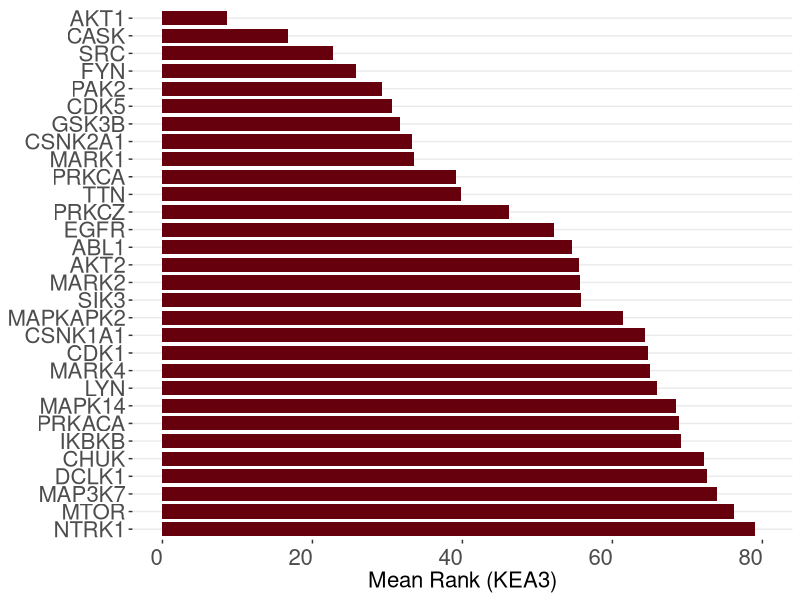
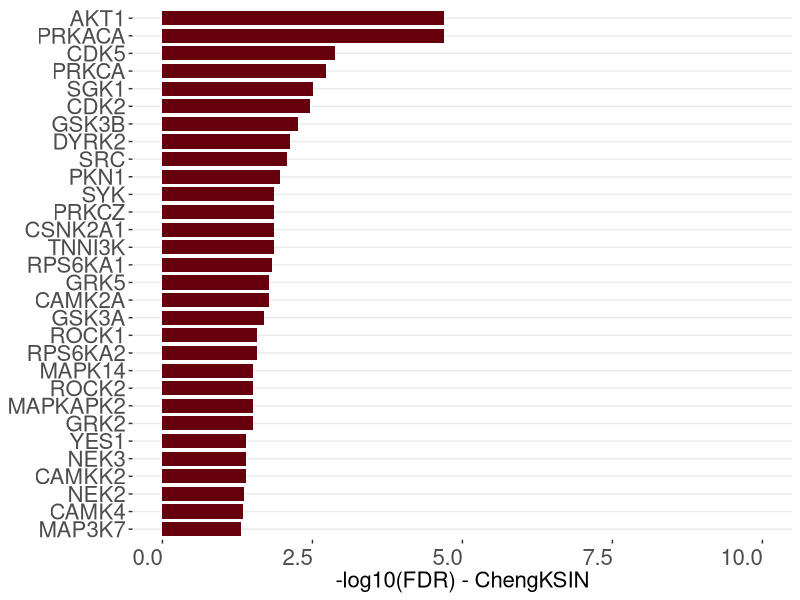
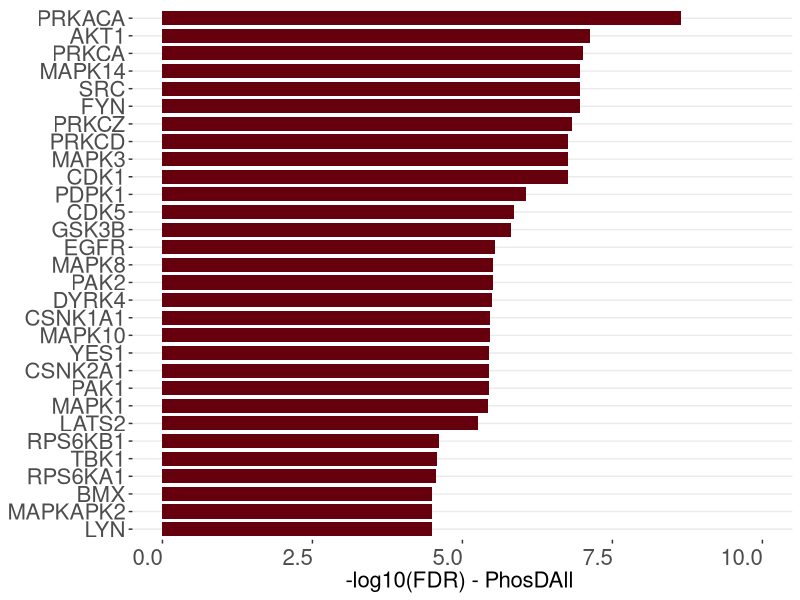
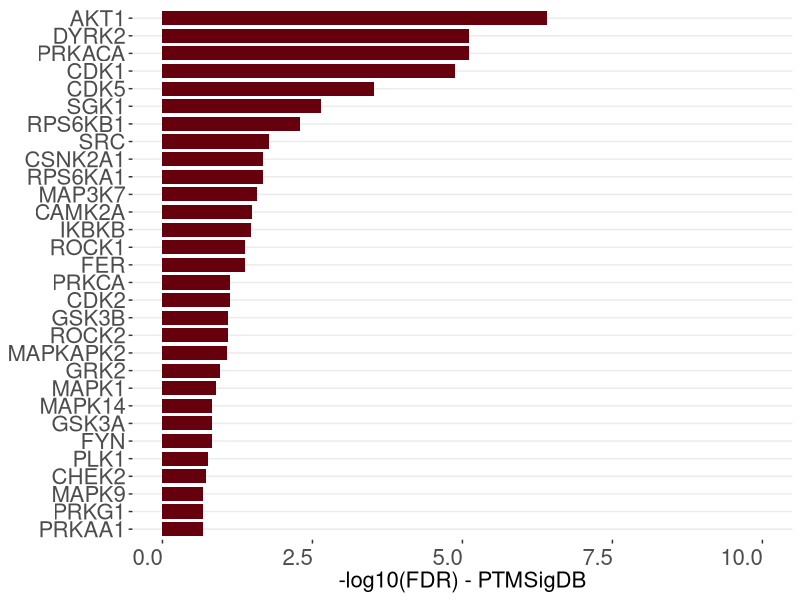

Write R code to recreate these figures, in order. (Note: this script raises an error after producing the figures.)
rm(list = ls())
library(dplyr)
library(tidyr)
library(ggplot2)
library(forcats)


mean_kea_up    <- readxl::read_xlsx("data/Supplementary Table_KEA_up.xlsx",sheet = 2)

mean_kea_up$Protein <- gsub("\\*","",mean_kea_up$Protein) 

p1 <- ggplot(mean_kea_up[30:1,], aes( fct_inorder(Protein), `Mean rank`)) +
    geom_bar(stat = "identity",position = "dodge", width = 0.8, fill = "#67000d") +
    labs(y = "Mean Rank (KEA3)",x = "") + ylim(c(0,80))+
    theme_bw() +
    # scale_fill_gradient(low = "#fb6a4a" ,high = "#67000d")+
    coord_flip()+ 
    theme(panel.grid.major.x =  element_blank(),
          panel.grid.minor.x =  element_blank(),
          panel.border = element_rect(colour = "grey80", fill=NA, size=0),
          axis.title.x = element_text(size = 16),# element_text(size = 20, angle = 0,vjust = 0.5, hjust = 0.5, face = "bold"),
          axis.title.y = element_blank(),
          axis.text.x = element_text(size = 16,angle = 0,vjust = 0.5, hjust = 1),
          axis.text.y = element_text(size = 16,angle = 0,vjust = 0.5, hjust = 1),
          legend.position = "none")
    

Cheng_kea_up    <- readxl::read_xlsx("data/Supplementary Table_KEA_up.xlsx",sheet = 3)

Cheng_kea_up$Protein <- gsub("\\*","",Cheng_kea_up$Protein) 

p2 <- ggplot(Cheng_kea_up[30:1,], aes( fct_inorder(Protein), -log10(FDR), fill = "#67000d" )) +
    geom_bar(stat = "identity",position = "dodge", width = 0.8,fill = "#67000d") +
    labs(y = "-log10(FDR) - ChengKSIN",x = "") + ylim(c(0,10))+
    theme_bw() +
    # scale_fill_gradient(low = "#fb6a4a" ,high = "#67000d")+
    coord_flip()+ 
    theme(panel.grid.major.x =  element_blank(),
          panel.grid.minor.x =  element_blank(),
          panel.border = element_rect(colour = "grey80", fill=NA, size=0),
          axis.title.x = element_text(size = 16),# element_text(size = 20, angle = 0,vjust = 0.5, hjust = 0.5, face = "bold"),
          axis.title.y = element_blank(),
          axis.text.x = element_text(size = 16,angle = 0,vjust = 0.5, hjust = 1),
          axis.text.y = element_text(size = 16,angle = 0,vjust = 0.5, hjust = 1),
          legend.position = "none")




PhospD_kea_up    <- readxl::read_xlsx("data/Supplementary Table_KEA_up.xlsx",sheet = 4)

PhospD_kea_up$Protein <- gsub("\\*","",PhospD_kea_up$Protein) 

p3 <- ggplot(PhospD_kea_up[30:1,], aes( fct_inorder(Protein), -log10(FDR), fill = "#67000d" )) +
    geom_bar(stat = "identity",position = "dodge", width = 0.8 , fill = "#67000d") +
    labs(y = "-log10(FDR) - PhosDAll ",x = "") + ylim(c(0,10))+
    theme_bw() +
    # scale_fill_gradient(low = "#fb6a4a" ,high = "#67000d")+
    coord_flip()+ 
    theme(panel.grid.major.x =  element_blank(),
          panel.grid.minor.x =  element_blank(),
          panel.border = element_rect(colour = "grey80", fill=NA, size=0),
          axis.title.x = element_text(size = 16),# element_text(size = 20, angle = 0,vjust = 0.5, hjust = 0.5, face = "bold"),
          axis.title.y = element_blank(),
          axis.text.x = element_text(size = 16,angle = 0,vjust = 0.5, hjust = 1),
          axis.text.y = element_text(size = 16,angle = 0,vjust = 0.5, hjust = 1),
          legend.position = "none")




PTMsigDB_kea_up    <- readxl::read_xlsx("data/Supplementary Table_KEA_up.xlsx",sheet = 5)

PTMsigDB_kea_up$Protein <- gsub("\\*","",PTMsigDB_kea_up$Protein) 

p4 <- ggplot(PTMsigDB_kea_up[30:1,], aes( fct_inorder(Protein), -log10(FDR), fill = "#67000d" )) +
    geom_bar(stat = "identity",position = "dodge", width = 0.8, fill = "#67000d") +
    labs(y = "-log10(FDR) - PTMSigDB",x = "") + ylim(c(0,10))+
    theme_bw() +
    # scale_fill_gradient(low = "#fb6a4a" ,high = "#67000d")+
    coord_flip()+ 
    theme(panel.grid.major.x =  element_blank(),
          panel.grid.minor.x =  element_blank(),
          panel.border = element_rect(colour = "grey80", fill=NA, size=0),
          axis.title.x = element_text(size = 16),# element_text(size = 20, angle = 0,vjust = 0.5, hjust = 0.5, face = "bold"),
          axis.title.y = element_blank(),
          axis.text.x = element_text(size = 16,angle = 0,vjust = 0.5, hjust = 1),
          axis.text.y = element_text(size = 16,angle = 0,vjust = 0.5, hjust = 1),
          legend.position = "none")

library(patchwork)

cairo_pdf("figures/Phospho_KEA3_barplot_up_I45vsCtr.pdf",width = 24,height = 7)
 p1 + p2 + p3 + p4 + plot_layout(nrow = 1)
dev.off()




## Downregulated phosphoproteins


mean_kea_down    <- readxl::read_xlsx("data/Supplementary Table_KEA_down.xlsx",sheet = 2)

mean_kea_down$Protein <- gsub("\\*","",mean_kea_down$Protein) 

p1 <- ggplot(mean_kea_down[30:1,], aes( fct_inorder(Protein), `Mean rank`)) +
    geom_bar(stat = "identity",position = "dodge", width = 0.8, fill = "#08306b" ) +
    labs(y = "Mean Rank (KEA3)",x = "") + ylim(c(0,80))+
    theme_bw() +
    # scale_fill_gradient(low = "#fb6a4a" ,high = "#67000d")+
    coord_flip()+ 
    theme(panel.grid.major.x =  element_blank(),
          panel.grid.minor.x =  element_blank(),
          panel.border = element_rect(colour = "grey80", fill=NA, size=0),
          axis.title.x = element_text(size = 16),# element_text(size = 20, angle = 0,vjust = 0.5, hjust = 0.5, face = "bold"),
          axis.title.y = element_blank(),
          axis.text.x = element_text(size = 16,angle = 0,vjust = 0.5, hjust = 1),
          axis.text.y = element_text(size = 16,angle = 0,vjust = 0.5, hjust = 1),
          legend.position = "none")


Cheng_kea_down    <- readxl::read_xlsx("data/Supplementary Table_KEA_down.xlsx",sheet = 3)

Cheng_kea_down$Protein <- gsub("\\*","",Cheng_kea_down$Protein) 

p2 <- ggplot(Cheng_kea_down[30:1,], aes( fct_inorder(Protein), -log10(FDR), fill = "#67000d" )) +
    geom_bar(stat = "identity",position = "dodge", width = 0.8, fill = "#08306b" ) +
    labs(y = "-log10(FDR) - ChengKSIN",x = "") + ylim(c(0,10))+
    theme_bw() +
    # scale_fill_gradient(low = "#fb6a4a" ,high = "#67000d")+
    coord_flip()+ 
    theme(panel.grid.major.x =  element_blank(),
          panel.grid.minor.x =  element_blank(),
          panel.border = element_rect(colour = "grey80", fill=NA, size=0),
          axis.title.x = element_text(size = 16),# element_text(size = 20, angle = 0,vjust = 0.5, hjust = 0.5, face = "bold"),
          axis.title.y = element_blank(),
          axis.text.x = element_text(size = 16,angle = 0,vjust = 0.5, hjust = 1),
          axis.text.y = element_text(size = 16,angle = 0,vjust = 0.5, hjust = 1),
          legend.position = "none")




PhospD_kea_down    <- readxl::read_xlsx("data/Supplementary Table_KEA_down.xlsx",sheet = 4)

PhospD_kea_down$Protein <- gsub("\\*","",PhospD_kea_down$Protein) 

p3 <- ggplot(PhospD_kea_down[30:1,], aes( fct_inorder(Protein), -log10(FDR), fill = "#67000d" )) +
    geom_bar(stat = "identity",position = "dodge", width = 0.8 , fill = "#08306b" ) +
    labs(y = "-log10(FDR) - PhosDAll ",x = "") + ylim(c(0,14))+
    theme_bw() +
    # scale_fill_gradient(low = "#fb6a4a" ,high = "#67000d")+
    coord_flip()+ 
    theme(panel.grid.major.x =  element_blank(),
          panel.grid.minor.x =  element_blank(),
          panel.border = element_rect(colour = "grey80", fill=NA, size=0),
          axis.title.x = element_text(size = 16),# element_text(size = 20, angle = 0,vjust = 0.5, hjust = 0.5, face = "bold"),
          axis.title.y = element_blank(),
          axis.text.x = element_text(size = 16,angle = 0,vjust = 0.5, hjust = 1),
          axis.text.y = element_text(size = 16,angle = 0,vjust = 0.5, hjust = 1),
          legend.position = "none")




PTMsigDB_kea_down    <- readxl::read_xlsx("data/Supplementary Table_KEA_down.xlsx",sheet = 5)

PTMsigDB_kea_down$Protein <- gsub("\\*","",PTMsigDB_kea_down$Protein) 

p4 <- ggplot(PTMsigDB_kea_down[30:1,], aes( fct_inorder(Protein), -log10(FDR), fill = "#67000d" )) +
    geom_bar(stat = "identity",position = "dodge", width = 0.8, fill = "#08306b" ) +
    labs(y = "-log10(FDR) - PTMSigDB",x = "") + ylim(c(0,10))+
    theme_bw() +
    # scale_fill_gradient(low = "#fb6a4a" ,high = "#67000d")+
    coord_flip()+ 
    theme(panel.grid.major.x =  element_blank(),
          panel.grid.minor.x =  element_blank(),
          panel.border = element_rect(colour = "grey80", fill=NA, size=0),
          axis.title.x = element_text(size = 16),# element_text(size = 20, angle = 0,vjust = 0.5, hjust = 0.5, face = "bold"),
          axis.title.y = element_blank(),
          axis.text.x = element_text(size = 16,angle = 0,vjust = 0.5, hjust = 1),
          axis.text.y = element_text(size = 16,angle = 0,vjust = 0.5, hjust = 1),
          legend.position = "none")

library(patchwork)

cairo_pdf("figures/Phospho_KEA3_barplot_down_I45vsCtr.pdf",width = 24,height = 7)
p1 + p2 + p3 + p4 + plot_layout(nrow = 1)
dev.off()



